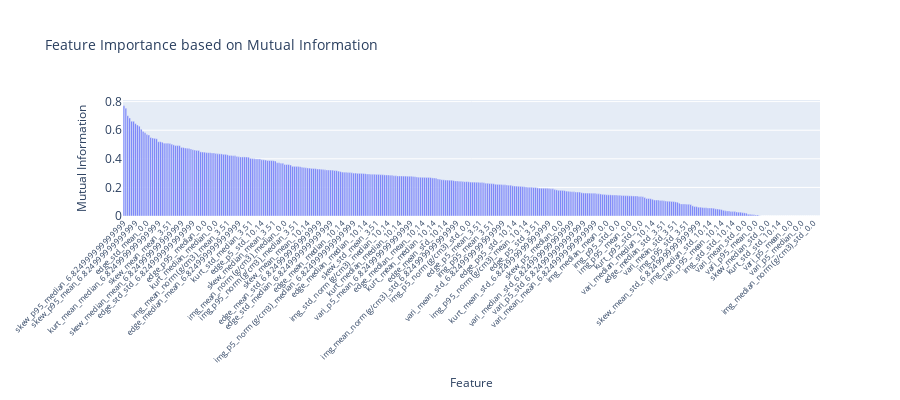

Notebook code for this chart:
### Code cell
## Explore Mutual Information from all depth-binned features
X,y,scan = get_features(3)

# Ignore scan 30 since we are considering all metrics (including density which, has infs for scan 30)
X = X[scan!=30]
X.reset_index(inplace=True)

y = y[scan!=30]

# There are a few ways to split the soil classifications:
# Either treat each tillage-fertilizer combination as its own target treatment (y)
# Or evaluate each treatment type individually (yt and yf):
y_split = y.str.split("-", expand=True)

# Create two separate arrays for tillage and fertilizer
yt = y_split[0] # Tillage treatment
yf = y_split[1] # Fertilizer treatment

# For this exercise we will compute the Mutual Information scores for each feature using 
# each tillage-fertilizer combination as its own target treatment (y)
mi_scores = mutual_info_classif(X, y)

# Create a DataFrame to display the results
feature_importance = pd.DataFrame({'Feature': X.columns, 'Mutual_Information': mi_scores})
feature_importance = feature_importance.sort_values(by='Mutual_Information', ascending=False)
feature_importance.reset_index(inplace=True)
feature_importance = feature_importance.drop('index',axis=1)
feature_importance = feature_importance[1:]
# Plot the feature importance using Plotly Express
fig = px.bar(feature_importance, x='Feature', y='Mutual_Information',
             labels={'Feature': 'Feature', 'Mutual_Information': 'Mutual Information'},
             title='Feature Importance based on Mutual Information',
             height=400)

fig.update_layout(xaxis_tickangle=-45, xaxis=dict(type='category', tickfont=dict(size=8)),
                  xaxis_title_font=dict(size=12), yaxis_title_font=dict(size=12),
                  title_font=dict(size=14))

fig.show()

# Evaluate metrics of interest
depths = ['0.0','3.51','6.824999999999999','10.14']
metrics = ['skew','kurt','edge']
feats = []
totfeats = len(feature_importance)
print("Percentile Ranking of Feature Importance (mutual information) for mean_mean features of skew, kurt and sobel edges")
for metric in metrics:
    for depth in depths:
        feats.append(metric+'_mean_mean_'+depth)
        feature = metric+'_mean_mean_'+depth
        ranking = str((totfeats-feature_importance[feature_importance['Feature'] == feature].index[0])/totfeats*100)
        print(feature + ":" + ranking)

### Figure 1 — Plotly figure (JSON) as saved in the notebook; plotly's stock layout.template omitted (floating-point values rounded to 4 significant figures; data arrays with more than 128 entries replaced by an {"elided": "..."} marker saying what was removed)
{"data": [{"alignmentgroup": "True", "hovertemplate": "Feature=%{x}<br>Mutual Information=%{y}<extra></extra>", "legendgroup": "", "marker": {"color": "#636efa", "pattern": {"shape": ""}}, "name": "", "offsetgroup": "", "orientation": "v", "showlegend": false, "textposition": "auto", "type": "bar", "x": {"elided": "364 str values"}, "xaxis": "x", "y": {"elided": "364 float values"}, "yaxis": "y"}], "layout": {"barmode": "relative", "height": 400, "legend": {"tracegroupgap": 0}, "title": {"font": {"size": 14}, "text": "Feature Importance based on Mutual Information"}, "xaxis": {"anchor": "y", "domain": [0, 1], "tickangle": -45, "tickfont": {"size": 8}, "title": {"font": {"size": 12}, "text": "Feature"}, "type": "category"}, "yaxis": {"anchor": "x", "domain": [0, 1], "title": {"font": {"size": 12}, "text": "Mutual Information"}}}}
